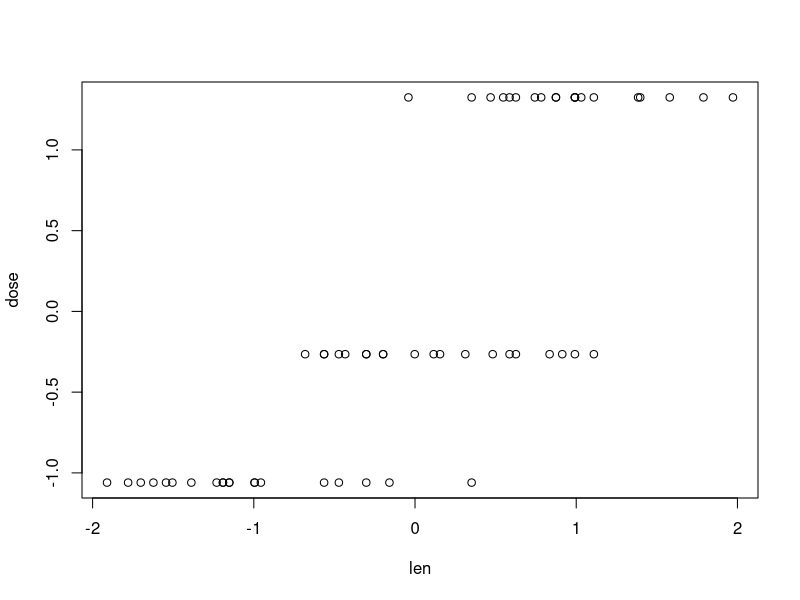
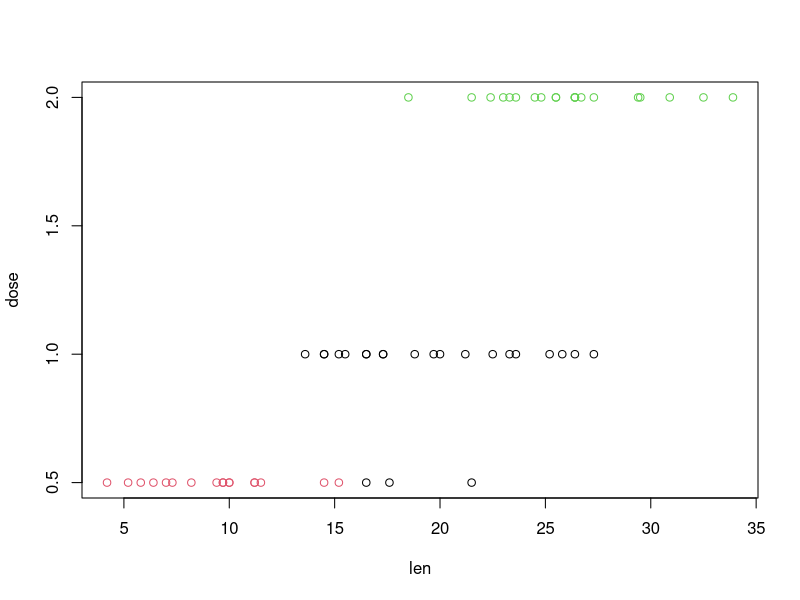
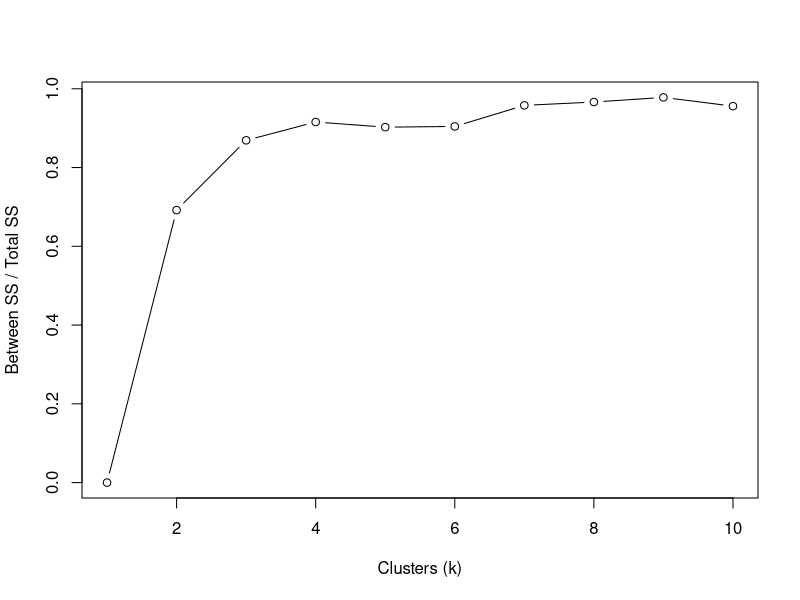
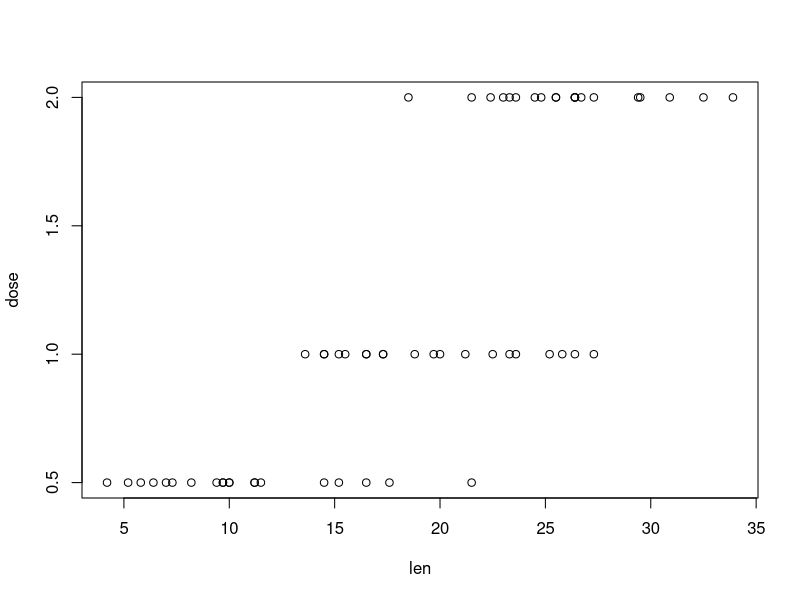
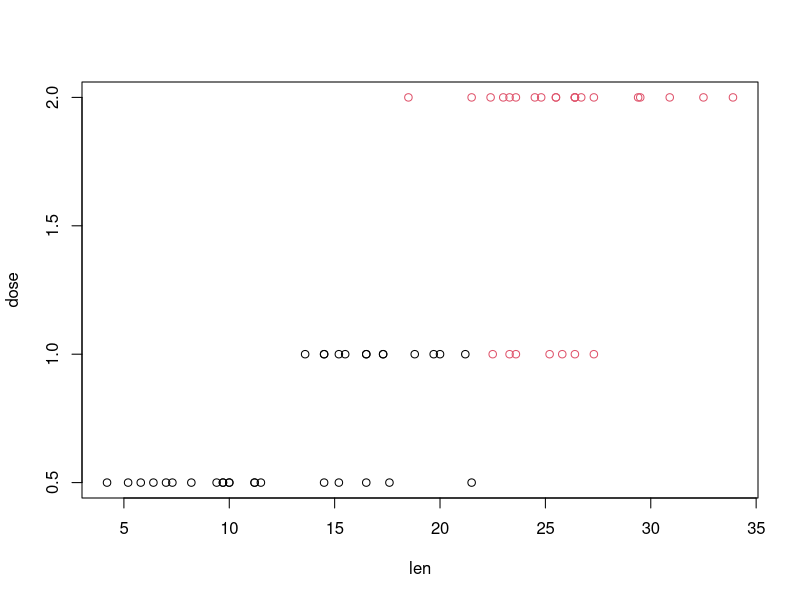
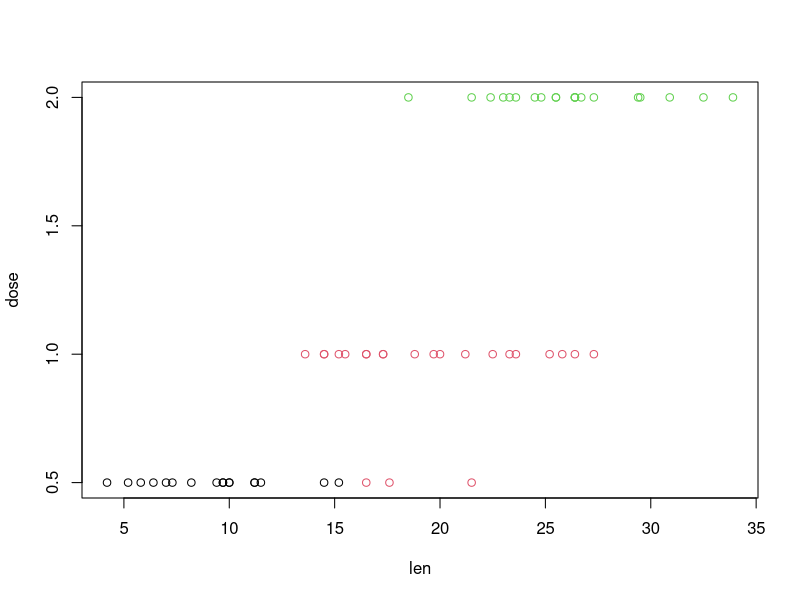
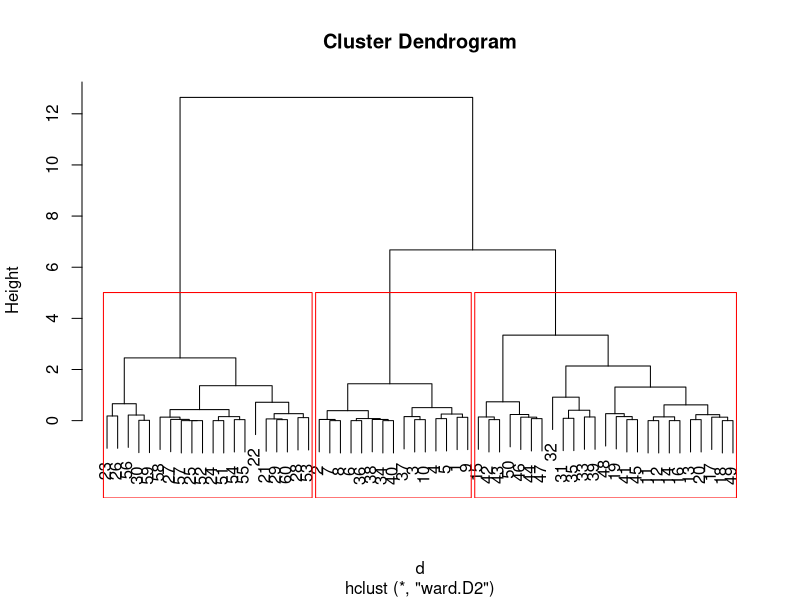
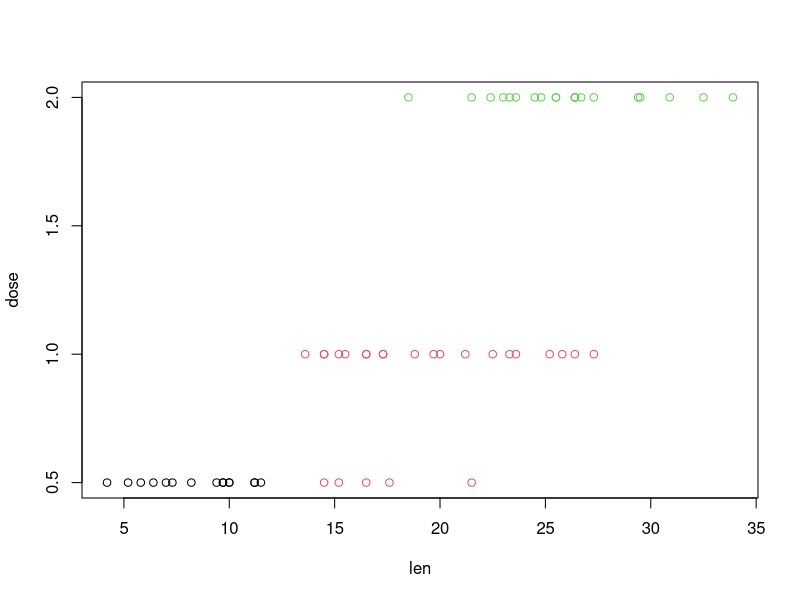

Here is the R script that generated these plots, in order:
# 
#1. Download any two datasets of your choice, read it and perform the following tasks
#(a) Visualise the data.
library(stats)
library(dplyr)
library(ggplot2)
library(ggfortify)

# one dataset
data("ToothGrowth")
head(ToothGrowth)
View(ToothGrowth)
# two dataset
data("PlantGrowth")
head(PlantGrowth)
View(PlantGrowth)



#(b) Perform K-Means Clustering selecting the best value of k and taking Euclidean distance
#as similarity measure. Check your algorithm with the following three conditions
#, visulaise the clusters and note the difference
#i. Maximum number of iterations
#ii. Cluster centroid remains unchanged
#iii. Highest quality of cluster is reached.

# i am trying with ToothGrowth data, here we drop column 2 supp as we are doing clustering problem
MyToothGrowth=select(ToothGrowth,c(1,3))
# omit any missing values
MyToothGrowth <- na.omit(MyToothGrowth)
# As we don’t want the clustering algorithm to depend to an arbitrary variable unit, we start by scaling/standardizing the data using the R function
MyToothGrowthscaled <- scale(MyToothGrowth)
head(MyToothGrowthscaled)
plot(MyToothGrowthscaled)
# here we see about 3 clusters if we visualize with plain eyes, so we may go with k=3 or may be we can run some more logic to get k using elbow method.
fitK <- kmeans(MyToothGrowthscaled,3)

# fitK
#K-means clustering with 3 clusters of sizes 23, 20, 17
#
#Cluster means:
#          len      dose
#1  0.09999948 -0.368730
#2  0.95259072  1.325124
#3 -1.25598838 -1.060099
#
#Clustering vector:
# 1  2  3  4  5  6  7  8  9 10 11 12 13 14 15 16 17 18 19 20 21 22 23 24 25 26 27 28 29 30 31 32 33 
# 3  3  3  3  3  3  3  3  3  3  1  1  1  1  1  1  1  1  1  1  2  2  2  2  2  2  2  2  2  2  3  1  1 
#34 35 36 37 38 39 40 41 42 43 44 45 46 47 48 49 50 51 52 53 54 55 56 57 58 59 60 
# 3  3  3  3  3  1  3  1  1  1  1  1  1  1  1  1  1  2  2  2  2  2  2  2  2  2  2 
#
#Within cluster sum of squares by cluster:
#[1] 8.280169 4.625374 2.547330
# (between_SS / total_SS =  86.9 %)
#
#Available components:
#
#[1] "cluster"      "centers"      "totss"        "withinss"     "tot.withinss" "betweenss"   
#[7] "size"         "iter"         "ifault"      



# K means clustering
# extract cluster membership
str(fitK)
# List of 9
# $ cluster     : Named int [1:60] 3 3 3 3 3 3 3 3 3 3 ...
#  ..- attr(*, "names")= chr [1:60] "1" "2" "3" "4" ...
# $ centers     : num [1:3, 1:2] 0.1 0.953 -1.256 -0.369 1.325 ...
#  ..- attr(*, "dimnames")=List of 2
#  .. ..$ : chr [1:3] "1" "2" "3"
#  .. ..$ : chr [1:2] "len" "dose"
# $ totss       : num 118
# $ withinss    : num [1:3] 8.28 4.63 2.55
# $ tot.withinss: num 15.5
# $ betweenss   : num 103
# $ size        : int [1:3] 23 20 17
# $ iter        : int 4
# $ ifault      : int 0
# - attr(*, "class")= chr "kmeans"

plot(MyToothGrowth, col=fitK$cluster)
 

 ## CHOOSING K by iterative process.
k <- list()
for(i in 1:10){
  k[[i]] <- kmeans(MyToothGrowthscaled[,1:2], i)
}

k

# we see 10 iteration with every iteration between_SS / total_SS slightly increasing finally after 10th loop we are getting (between_SS / total_SS =  98.5 %)

betweenss_totss <- list()
for(i in 1:10){
  betweenss_totss[[i]] <- k[[i]]$betweenss/k[[i]]$totss
}

plot(1:10, betweenss_totss, type = "b", 
     ylab = "Between SS / Total SS", xlab = "Clusters (k)")

# we get a graph where the elbow is at 3

# so clearly cluster count is 3.
for(i in 1:3){
  plot(MyToothGrowth, col = k[[i]]$cluster)
}
 
# HIERACHICAL CLUSTERING ----
d <- dist(MyToothGrowthscaled[, 1:2])
fitH <- hclust(d, "ward.D2")
plot(fitH) 

rect.hclust(fitH, k = 3, border = "red") 
clusters <- cutree(fitH, k = 3) 
plot(MyToothGrowth, col = clusters) 

# Model based clustering
library(mclust)
fitM <- Mclust(MyToothGrowthscaled)
plot(fitM)

# DENSITY-BASED CLUSTERING ----
library(dbscan)
kNNdistplot(MyToothGrowthscaled, k = 3)
abline(h = 0.7, col = "red", lty = 2)
fitD <- dbscan(MyToothGrowthscaled, eps = 0.7, minPts = 5)
fitD
plot(MyToothGrowth, col = fitD$cluster)

# we will get some thing like below 
#DBSCAN clustering for 60 objects.
#Parameters: eps = 0.7, minPts = 5
#The clustering contains 3 cluster(s) and 0 noise points.
#
# 1  2  3 
#20 20 20 

#Available fields: cluster, eps, minPts



#(c) Repeat the Q.2 taking Manhattan distance as similarity measure and note the difference
#between the clusters as compared to that found in Q. 2.
